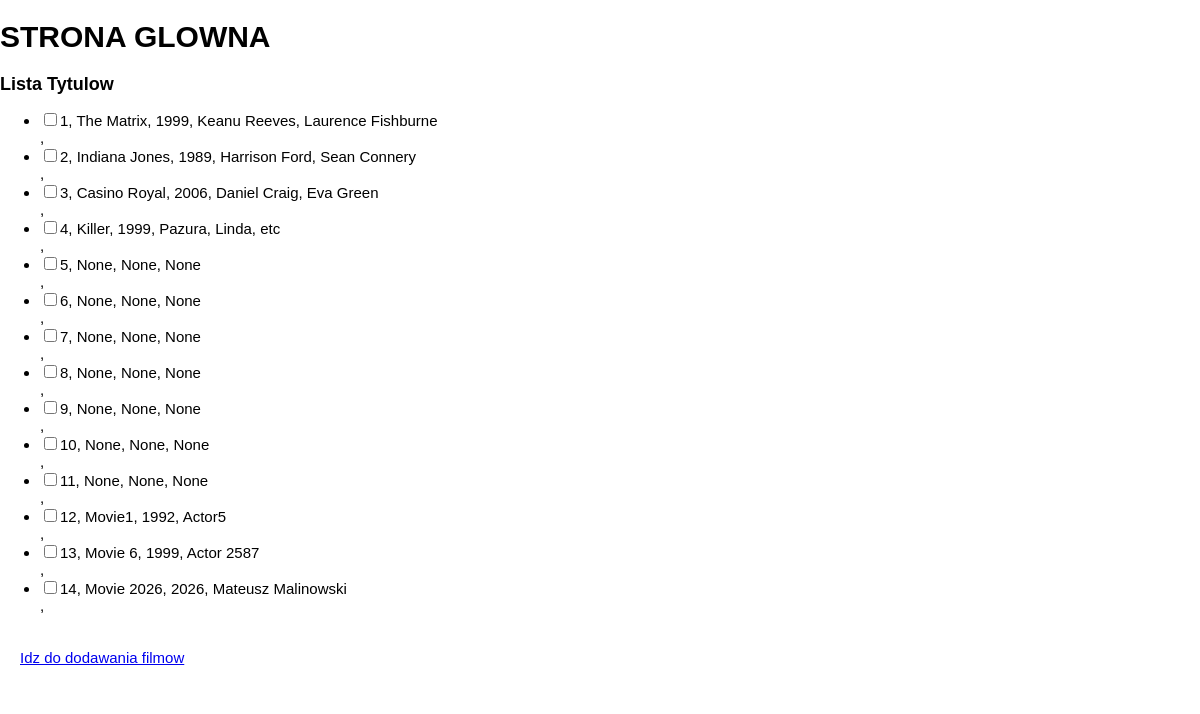
Before: / with the older database file.
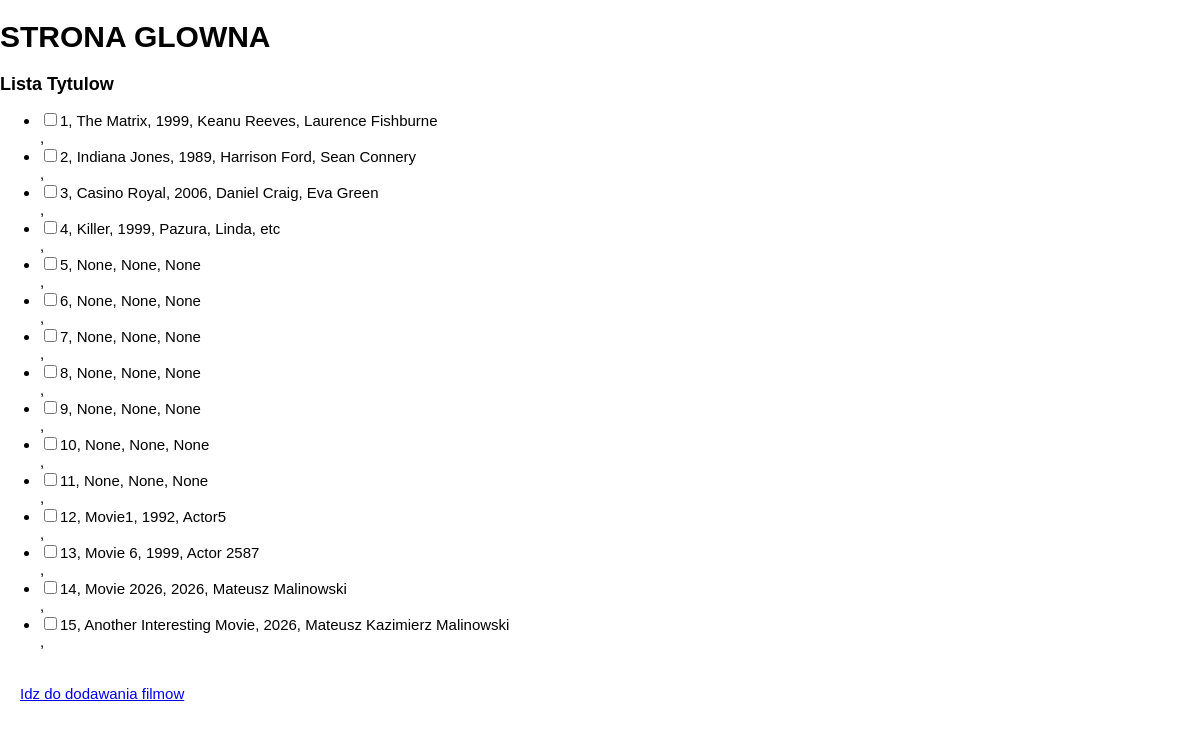
After: the same page with the newer database file.
### tables this page shows
CREATE TABLE "movies" (ID INTEGER PRIMARY KEY, title TEXT, year INTEGER, actors TEXT);

### src/flask_project.py (the view)
@app.route("/")
def home():
    db = sqlite3.connect('movies.db')
    cursor = db.cursor()
    cursor.execute('SELECT * FROM movies')
    return render_template('home.html', movies = cursor)

### src/templates/home.html (shortened to what this page needs)
<!DOCTYPE html>
<head>
</head>
<body>
    <header>
        <div class="container">
            <h1><b>STRONA GLOWNA</b></h1></h>
            <h2>Lista Tytulow</h2>
            <ul>
            {% for movie in movies %}
                <li><input type="checkbox" name="moviesToRemove" value={{ movie[0]}}>{{ movie[0] }}, {{ movie[1] }}, {{ movie[2] }}, {{ movie[3] }}</li>,
            {% endfor %}
            </ul>
        </div>
    </header>
    <main>
        <a href='/addMovies'>Idz do dodawania filmow</a>
    </main>
</body>
</html>

### src/templates/home.html (style rules this page uses)
body { font-family: Arial; margin: 0; font-size: 15px; }
main { padding: 20px; text-align: left; background: #FFFFFF; color: graphite; font-size: 15px; }
h2 { font-size: 18px }

Changed rows visible on the page:
added movies: ID "15", title "Another Interesting Movie", year "2026", actors "Mateusz Kazimierz Malinowski"
